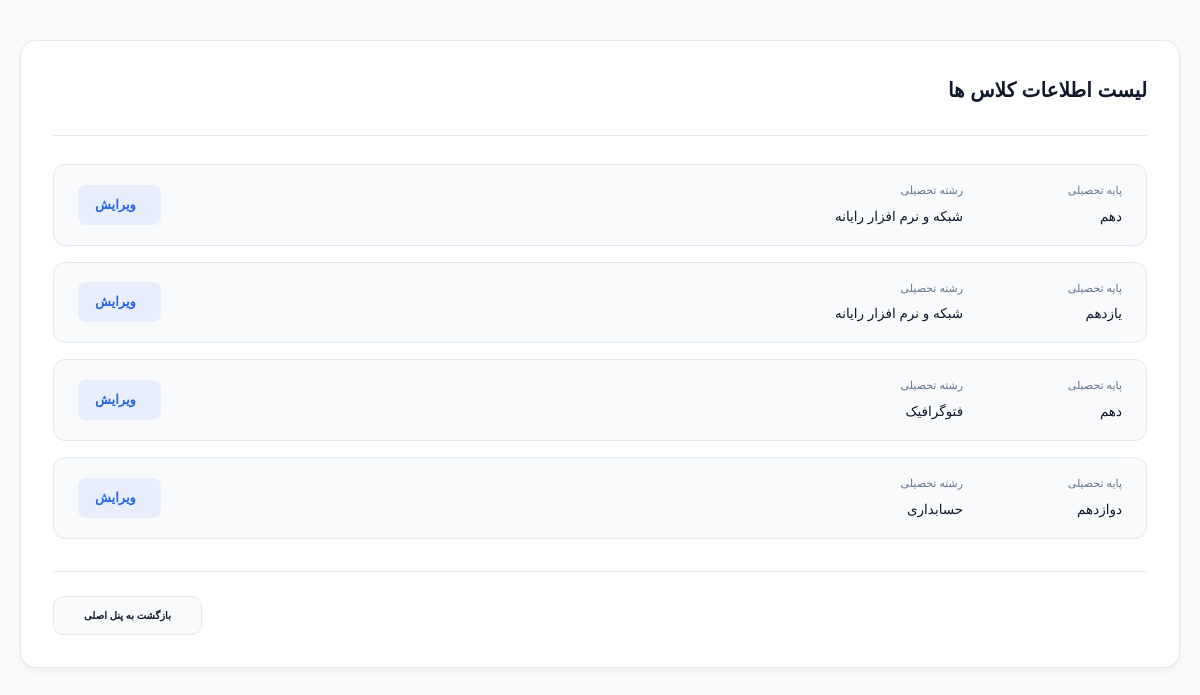
Screenshot of /classes_list.php (signed in) with the database file from the repository.
### tables this page shows
CREATE TABLE `classes` (
  `C_ID` int(11) NOT NULL,
  `C_grade` int(2) NOT NULL,
  `C_major` varchar(50) NOT NULL
);

### classes_list.php (the view, shortened to what this page needs)
<?php
include("connect.php");
$sql_class = " select * from classes";
$stmt_class = $connect->prepare($sql_class);
$stmt_class->execute();
?>
<!doctype html>
<html lang="fa" dir="rtl">
<head>
    <link rel="stylesheet" href="styles/panel_style.css" />
    <link rel="stylesheet" href="styles/students_list_style.css" />
    <link rel="stylesheet" href="https://cdn.jsdelivr.net/npm/vazirmatn@33.0.3/Vazirmatn-font-face.css" />
</head>
<body>
    <main class="panel-container list-layout">
        <section class="list-section-card">
            <div class="list-card-header">
                <h2 class="list-main-title">لیست اطلاعات کلاس ها</h2>
            </div>
            <div class="students-linear-list">
                <?php
                while ($classes = $stmt_class->fetch(PDO::FETCH_ASSOC)) {
                    ?>
                    <div class="student-linear-row">
                        <div class="student-info-data-grid">
                            <div class="data-cell">
                                <span class="cell-label">پایه تحصیلی</span>
                                <span class="cell-value"><?php
                                if ($classes["C_grade"] == 10)
                                    echo "دهم";
                                else if ($classes["C_grade"] == 11)
                                    echo "یازدهم";
                                else if ($classes["C_grade"] == 12)
                                    echo "دوازدهم";
                                else
                                    echo $classes["C_grade"];
                                ?></span>
                            </div>
                            <div class="data-cell">
                                <span class="cell-label">رشته تحصیلی</span>
                                <span class="cell-value"><?php echo $classes["C_major"] ?></span>
                            </div>
                        </div>
                        <div class="student-action-cell">
                            <a href="edit_student.php?id=1" class="btn-edit-student" title="ویرایش اطلاعات">
                                <span>ویرایش</span>
                            </a>
                        </div>
                    </div>
                <?php } ?>
            </div>
            <div class="list-footer-actions">
                <a href="panel.php" class="btn-back-panel">
                    بازگشت به پنل اصلی
                </a>
            </div>
        </section>
    </main>
</body>
</html>

### styles/panel_style.css (style rules this page uses)
:root { --font-primary: "Vazirmatn", sans-serif; --bg-main: #f8fafc; --bg-card: #ffffff; --text-primary: #0f172a; --text-muted: #64748b; --border-color: #e2e8f0; --primary-color: #2563eb; --primary-hover: #1d4ed8; --success-color: #10b981; --danger-color: #ef4444; --shadow-sm: 0 1px 3px rgba(0, 0, 0, 0.1); --shadow-md: 0 4px 6px -1px rgba(0, 0, 0, 0.1); --shadow-lg: 0 10px 15px -3px rgba(0, 0, 0, 0.1); --radius-sm: 8px; --radius-md: 16px; --radius-lg: 24px; --transition-smooth: all 0.3s cubic-bezier(0.4, 0, 0.2, 1); }
* { margin: 0; padding: 0; box-sizing: border-box; font-family: var(--font-primary); text-decoration: none; list-style: none; }
body { background-color: var(--bg-main); color: var(--text-primary); line-height: 1.7; transition: background-color 0.3s ease, color 0.3s ease; overflow-x: hidden; font-family: "Vazir", sans-serif; }
.panel-container { width: 100%; max-width: 1240px; margin: 0 auto; padding: 0 20px; }

### styles/students_list_style.css (style rules this page uses)
.list-layout { margin-top: 40px; margin-bottom: 40px; max-width: 1200px; }
.list-section-card { background-color: var(--bg-card); border-radius: 16px; border: 1px solid var(--border-color); padding: 32px; box-shadow: 0 4px 6px -1px rgba(0, 0, 0, 0.05); }
.list-card-header { margin-bottom: 28px; border-bottom: 1px solid var(--border-color); padding-bottom: 20px; }
.list-main-title { font-size: 20px; font-weight: 800; color: var(--text-primary); margin-bottom: 8px; }
.students-linear-list { display: flex; flex-direction: column; gap: 16px; }
.student-linear-row { display: flex; align-items: center; justify-content: space-between; background-color: var(--bg-main); border: 1px solid var(--border-color); border-radius: 12px; padding: 16px 24px; transition: var(--transition-smooth); }
.student-info-data-grid { display: grid; grid-template-columns: repeat(6, minmax(0, 1fr)); gap: 16px; flex-grow: 1; margin-left: 24px; }
.data-cell { display: flex; flex-direction: column; gap: 6px; justify-content: center; }
.cell-label { font-size: 11px; color: var(--text-muted); font-weight: 500; }
.cell-value { font-size: 13.5px; color: var(--text-primary); white-space: nowrap; overflow: hidden; text-overflow: ellipsis; }
.student-action-cell { flex-shrink: 0; }
.btn-edit-student { display: inline-flex; align-items: center; gap: 8px; background-color: rgba(37, 99, 235, 0.08); color: var(--primary-color); padding: 8px 16px; border-radius: 8px; font-size: 13px; font-weight: 700; text-decoration: none; border: 1px solid transparent; transition: var(--transition-smooth); }
.list-footer-actions { margin-top: 32px; border-top: 1px solid var(--border-color); padding-top: 24px; display: flex; justify-content: flex-end; }
.btn-back-panel { display: inline-flex; align-items: center; gap: 8px; background-color: var(--bg-main); border: 1px solid var(--border-color); color: var(--text-primary); padding: 10px 30px; border-radius: 10px; font-size: 10px; font-weight: 600; text-decoration: none; transition: var(--transition-smooth); white-space: nowrap; }

### rows the page displays
classes: C_grade "دهم", C_major "شبکه و نرم افزار رایانه"
classes: C_grade "یازدهم", C_major "شبکه و نرم افزار رایانه"
classes: C_grade "دهم", C_major "فتوگرافیک"
classes: C_grade "دوازدهم", C_major "حسابداری"
